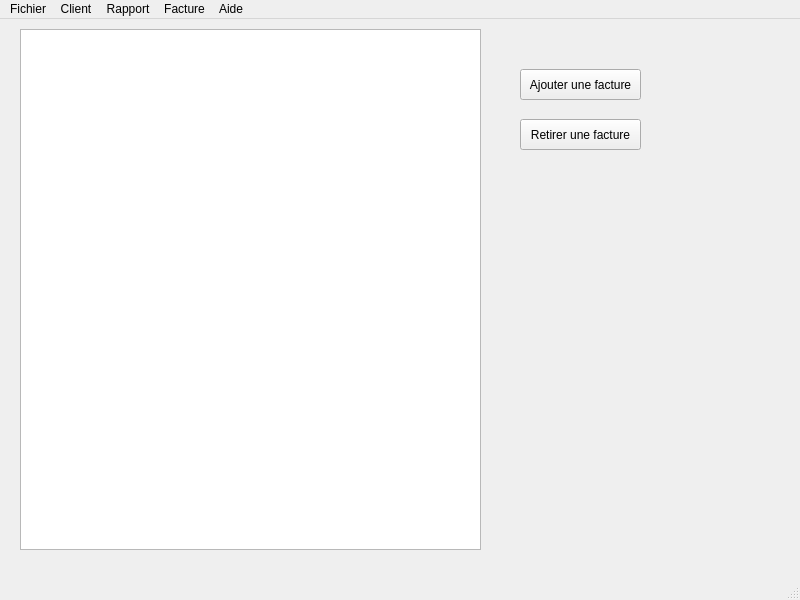
<?xml version="1.0" encoding="UTF-8"?>
<ui version="4.0">
 <class>MainWindow</class>
 <widget class="QMainWindow" name="MainWindow">
  <property name="geometry">
   <rect>
    <x>0</x>
    <y>0</y>
    <width>800</width>
    <height>600</height>
   </rect>
  </property>
  <property name="windowTitle">
   <string>Gestionnaire de facture</string>
  </property>
  <widget class="QWidget" name="centralwidget">
   <widget class="QListWidget" name="listWidget">
    <property name="geometry">
     <rect>
      <x>20</x>
      <y>10</y>
      <width>461</width>
      <height>521</height>
     </rect>
    </property>
   </widget>
   <widget class="QPushButton" name="pushButton">
    <property name="geometry">
     <rect>
      <x>520</x>
      <y>50</y>
      <width>121</width>
      <height>31</height>
     </rect>
    </property>
    <property name="text">
     <string>Ajouter une facture</string>
    </property>
   </widget>
   <widget class="QPushButton" name="pushButton_2">
    <property name="geometry">
     <rect>
      <x>520</x>
      <y>100</y>
      <width>121</width>
      <height>31</height>
     </rect>
    </property>
    <property name="text">
     <string>Retirer une facture</string>
    </property>
   </widget>
  </widget>
  <widget class="QMenuBar" name="menubar">
   <property name="geometry">
    <rect>
     <x>0</x>
     <y>0</y>
     <width>800</width>
     <height>26</height>
    </rect>
   </property>
   <widget class="QMenu" name="menuFichier">
    <property name="title">
     <string>Fichier</string>
    </property>
    <addaction name="actionExit"/>
   </widget>
   <widget class="QMenu" name="menuClient">
    <property name="title">
     <string>Client</string>
    </property>
    <addaction name="actionG_rer_les_clients"/>
   </widget>
   <widget class="QMenu" name="menuAide">
    <property name="title">
     <string>Aide</string>
    </property>
    <addaction name="action_propos"/>
   </widget>
   <widget class="QMenu" name="menuRapport">
    <property name="title">
     <string>Rapport</string>
    </property>
    <addaction name="actionPar_client"/>
    <addaction name="actionPar_ann_e"/>
   </widget>
   <widget class="QMenu" name="menuFacture">
    <property name="title">
     <string>Facture</string>
    </property>
    <addaction name="actionCr_er_une_facture"/>
    <addaction name="actionVisionner_les_factures"/>
   </widget>
   <addaction name="menuFichier"/>
   <addaction name="menuClient"/>
   <addaction name="menuRapport"/>
   <addaction name="menuFacture"/>
   <addaction name="menuAide"/>
  </widget>
  <widget class="QStatusBar" name="statusbar"/>
  <action name="actionExit">
   <property name="text">
    <string>Exit</string>
   </property>
  </action>
  <action name="action_propos">
   <property name="text">
    <string>À propos</string>
   </property>
  </action>
  <action name="actionG_rer_les_clients">
   <property name="text">
    <string>Gérer les clients</string>
   </property>
  </action>
  <action name="actionPar_client">
   <property name="text">
    <string>Par client</string>
   </property>
  </action>
  <action name="actionPar_ann_e">
   <property name="text">
    <string>Par année</string>
   </property>
  </action>
  <action name="actionVisionner_les_factures">
   <property name="text">
    <string>Visionner les factures</string>
   </property>
  </action>
  <action name="actionCr_er_une_facture">
   <property name="text">
    <string>Créer une facture</string>
   </property>
  </action>
 </widget>
 <resources/>
 <connections/>
</ui>
